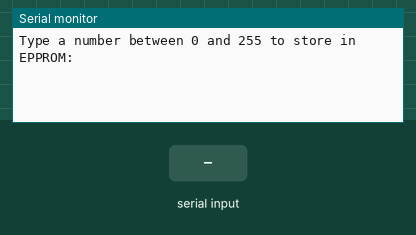
Simulated run of this sketch. Board: Arduino Uno, built with avr-gcc and run on an emulated ATmega328P. Parts: the last lines printed to the serial monitor. The test bench sets the inputs (shaded band). EEPROM starts erased.

Above: at 1.2 s.
1.3 s: "90,45\n" received over Serial
At 1.43 s:
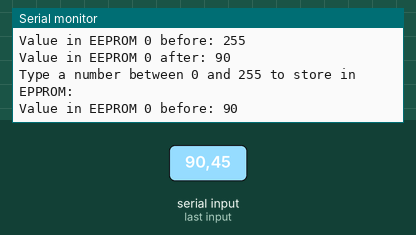
2.8 s: "30,150\n" received over Serial
At 5.1 s:
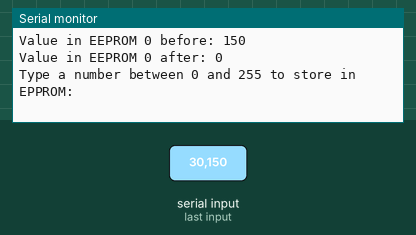
Timing chart, 0 to 6.6 s (numbered marks = the images above; inputs shaded):
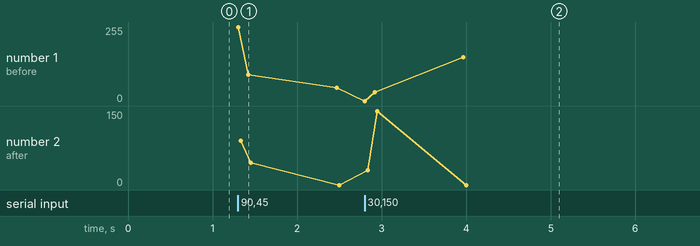

The sketch:

EEPROM_Test.ino
```cpp
#include <EEPROM.h>

void setup() {
  Serial.begin(9600);

}

void loop() {

  int userinput = 0;

  //Print statements
  Serial.println("Type a number between 0 and 255 to store in EPPROM:");

  while(Serial.available() == 0) {
  }

  userinput = Serial.parseInt();


  Serial.print("Value in EEPROM 0 before: ");
  Serial.println(EEPROM.read(0));

  EEPROM.write(0,userinput); //put the value of memory into EEPROM adress 0

  Serial.print("Value in EEPROM 0 after: ");
  Serial.println(EEPROM.read(0));

}
```

Measured:
- after the input at 1.3 s, the serial monitor: prints a new line at once (image 1)
- after the input at 2.8 s, the serial monitor: prints a new line at once (image 2)
- plotted number 1: 45 → 150 after the input at 2.8 s
